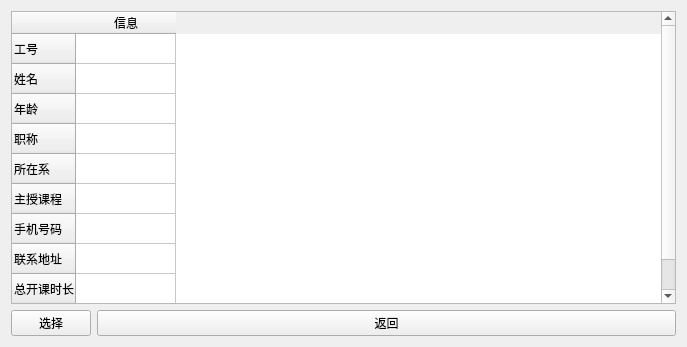
<?xml version="1.0" encoding="UTF-8"?>
<ui version="4.0">
 <class>Delete2</class>
 <widget class="QWidget" name="Delete2">
  <property name="geometry">
   <rect>
    <x>0</x>
    <y>0</y>
    <width>687</width>
    <height>347</height>
   </rect>
  </property>
  <property name="windowTitle">
   <string>Form</string>
  </property>
  <layout class="QFormLayout" name="formLayout">
   <item row="1" column="0">
    <widget class="QPushButton" name="pushButton_2">
     <property name="text">
      <string>选择</string>
     </property>
    </widget>
   </item>
   <item row="1" column="1">
    <widget class="QPushButton" name="pushButton">
     <property name="text">
      <string>返回</string>
     </property>
    </widget>
   </item>
   <item row="0" column="0" colspan="2">
    <widget class="QTableWidget" name="tableWidget">
     <property name="columnCount">
      <number>1</number>
     </property>
     <attribute name="horizontalHeaderCascadingSectionResizes">
      <bool>false</bool>
     </attribute>
     <row>
      <property name="text">
       <string>工号</string>
      </property>
     </row>
     <row>
      <property name="text">
       <string>姓名</string>
      </property>
     </row>
     <row>
      <property name="text">
       <string>年龄</string>
      </property>
     </row>
     <row>
      <property name="text">
       <string>职称</string>
      </property>
     </row>
     <row>
      <property name="text">
       <string>所在系</string>
      </property>
     </row>
     <row>
      <property name="text">
       <string>主授课程</string>
      </property>
     </row>
     <row>
      <property name="text">
       <string>手机号码</string>
      </property>
     </row>
     <row>
      <property name="text">
       <string>联系地址</string>
      </property>
     </row>
     <row>
      <property name="text">
       <string>总开课时长</string>
      </property>
     </row>
     <column>
      <property name="text">
       <string>信息</string>
      </property>
      <property name="textAlignment">
       <set>AlignCenter</set>
      </property>
     </column>
     <item row="0" column="0">
      <property name="text">
       <string/>
      </property>
      <property name="flags">
       <set>ItemIsSelectable|ItemIsDropEnabled|ItemIsUserCheckable|ItemIsEnabled</set>
      </property>
     </item>
    </widget>
   </item>
  </layout>
 </widget>
 <resources/>
 <connections/>
</ui>
